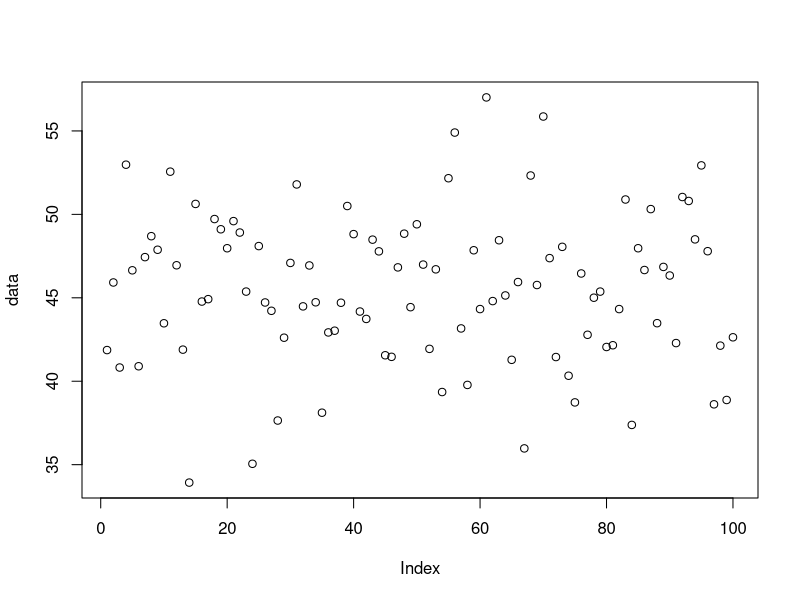
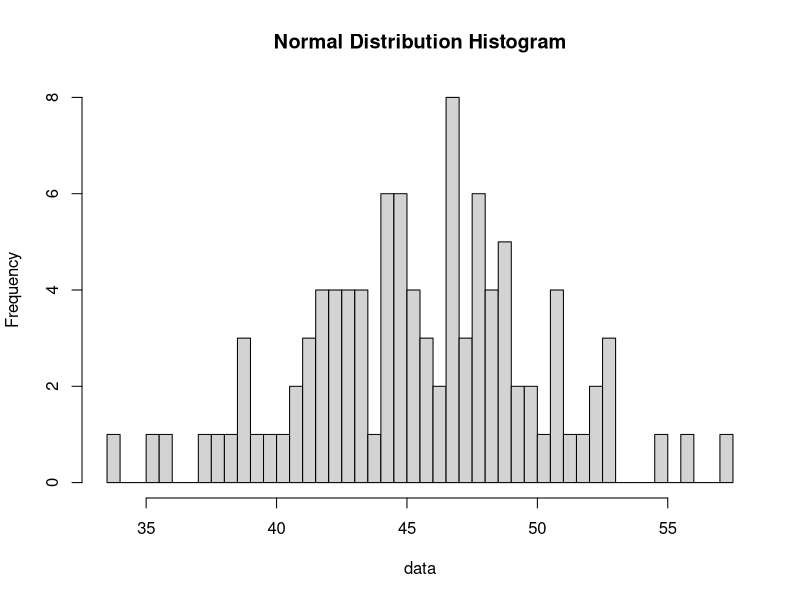

Generate these figures, in order, with R:
n <- 100
mean <- 45
sd <- 5

# Poin A
set.seed(1)
data <- rnorm(n, mean, sd)
data
summary(data)

z_score <- (data-mean(data))/sd(data)
z_score

x1 <- runif(1, min = min(data), max = mean)
x2 <- runif(1, min = mean, max = max(data))

probability1 <- pnorm(x1, mean, sd)
probability2 <- pnorm(x2, mean, sd)

probability <- probability2 - probability1
probability
plot(data)

# Poin B
breaks <- 50
hist(data, breaks, main = "Normal Distribution Histogram")

# Poin C
variance <- sd(data) ^ 2
variance